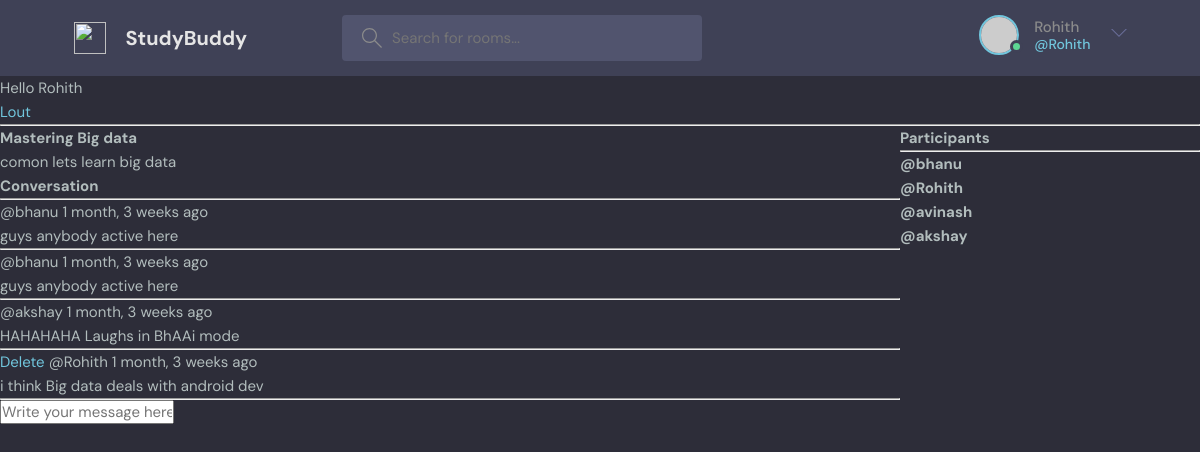
/room/5/ (signed in), run on the app's committed database.
### base/models.py (models this page shows, shortened)
class Room(models.Model):
    host = models.ForeignKey(User,on_delete=models.SET_NULL,null=True)
    topic = models.ForeignKey(Topic,on_delete=models.SET_NULL,null=True)
    name = models.CharField(max_length=200)
    description = models.TextField(null=True,blank=True)
    participants =models.ManyToManyField(User,related_name='participants',blank=True)
    updated = models.DateTimeField(auto_now=True)
    created = models.DateTimeField(auto_now_add=True)
    class Meta:
        ordering = ['-updated','-created']

class Message(models.Model):
    user = models.ForeignKey(User,on_delete=models.CASCADE)
    room = models.ForeignKey(Room,on_delete=models.CASCADE)
    body = models.TextField()
    updated = models.DateTimeField(auto_now=True)
    created = models.DateTimeField(auto_now_add=True)
    class Meta:
        ordering = ['-updated','-created']

### base/views.py (the view, shortened to what this page needs)
# urls.py: path('room/<str:pk>/',views.room,name="room"),
def room(request,pk):
    room = Room.objects.get(id=pk)
    room_messages = room.message_set.all()
    participants = room.participants.all()
    print(participants)
    context = {'room':room,'room_messages':room_messages,'participants':participants}
    return render(request,'base/room.html',context)

### base/templates/base/room.html (shortened to what this page needs)
{% extends 'main.html'%}
{% block content %}
<div class="room-container">
    <div>
        <h1>{{room.name}}</h1>
        <p>{{room.description}}</p>
        <div class="comment-wrapper">
            <h3>Conversation</h3>
            <hr>
            {% for room_message in room_messages %}
            <div class="message-wrapper">
                {% if request.user == room_message.user%}
                <a href="{% url 'delete-message' room_message.id %}">Delete</a>
                {% endif %}
                <small>@{{room_message.user}} {{room_message.created|timesince}} ago</small>
                <p>{{room_message.body}}</p>
                <hr>
            </div>
            {% endfor %}
        </div>
        {% if request.user.is_authenticated %}
        <div class="comment-form">
            <form method="POST" action="">
                <input type="text" name="body" placeholder="Write your message here..."/>
            </form>
        </div>
        {% endif %}
    </div>
    <div>
        <h3>Participants</h3>
        <hr>
        {% for user in participants %}
        <h5>@{{user.username}}</h5>
        {% endfor %}
    </div>
</div>
{% endblock %}

### templates/navbar.html (shortened to what this page needs)
<header class="header header--loggedIn">
    <div class="container">
      <a href="{% url 'home' %}" class="header__logo">
        <img src="assets/logo.svg" />
        <h1>StudyBuddy</h1>
      </a>
      <form class="header__search" method="GET" action="{% url 'home' %}">
        <label>
          <input name="q" placeholder="Search for rooms..." />
        </label>
      </form>
      <nav class="header__menu">
    {% if request.user.is_authenticated %}
        <div class="header__user">
          <a href="profile.html">
            <div class="avatar avatar--medium active">
              <img src="https://randomuser.me/api/portraits/men/37.jpg" />
            </div>
            <p> {{request.user.username}} <span>@{{request.user.username}} </span></p>
          </a>
          <button class="dropdown-button">
            <svg version="1.1" xmlns="http://www.w3.org/2000/svg" width="32" height="32" viewBox="0 0 32 32">
              <title>chevron-down</title>
              <path d="M16 21l-13-13h-3l16 16 16-16h-3l-13 13z"></path>
            </svg>
          </button>
        </div>
        {% else %}
         <a href="{% url 'login' %}">
          <img src="./assets/avatar.svg" />
          <p>Login</p>
        </a>
        {% endif %}
      </nav>
    </div>
  </header>
{% if request.user.is_authenticated %}
<p>Hello {{request.user.username}}</p>
<a href="{% url 'logout' %}">Lout</a>
{% else %}
<a href="{% url 'login' %}">Login</a>
{% endif %}
<hr>

### static/styles/style.css (style rules this page uses)
:root { --color-main: #71c6dd; --color-main-light: #e1f6fb; --color-dark: #3f4156; --color-dark-medium: #51546e; --color-dark-light: #696d97; --color-light: #e5e5e5; --color-gray: #8b8b8b; --color-light-gray: #b2bdbd; --color-bg: #2d2d39; --color-success: #5dd693; --color-error: #fc4b0b; }
* { font-family: "DM Sans", -apple-system, BlinkMacSystemFont, "Segoe UI", Roboto, Oxygen, Ubuntu, Cantarell, "Open Sans", "Helvetica Neue", sans-serif; margin: 0; padding: 0; box-sizing: border-box; text-rendering: optimizeLegibility; font-size: inherit; }
html { font-size: 56.25%; }
@media only screen and (min-width: 1200px) { html { font-size: 62.5%; } }
body { line-height: 1.6; font-weight: 400; font-size: 1.5rem; color: var(--color-light-gray); background-color: var(--color-bg); min-height: 100vh; }
img { width: 100%; }
a { display: inline-block; color: var(--color-main); text-decoration: none; }
.container { max-width: 120rem; width: 90%; margin: auto; }
.avatar { position: relative; display: inline-block; border-radius: 50%; border: 2px solid var(--color-main); }
.avatar img { display: block; border-radius: 50%; object-fit: cover; object-position: center; }
.avatar::after { content: ""; display: block; position: absolute; background-color: var(--color-gray); z-index: 111; border-radius: 50%; border: 0.3rem solid var(--color-dark); }
.avatar.active::after { background-color: var(--color-success); }
.avatar.avatar--medium img { width: 3.6rem; height: 3.6rem; border-radius: 50%; }
.avatar.avatar--medium:after { width: 0.7rem; height: 0.7rem; bottom: 0px; right: -6px; }
.header { padding: 1.5rem; background-color: var(--color-dark); }
.header > .container { display: flex; gap: 9.5rem; }
.header__logo, .header__user { display: flex; gap: 2rem; align-items: center; }
.header__logo > img { height: 3.2rem; width: 3.2rem; }
.header__logo > h1 { font-weight: 700; font-size: 2rem; color: var(--color-light); }
.header__search > label { background-color: var(--color-dark-medium); padding: 1.3rem 1rem; display: flex; align-items: center; gap: 1rem; border-radius: 4px; }
.header__search svg { fill: var(--color-gray); width: 2rem; height: 2rem; margin-left: 1rem; }
.header__search input { width: 30rem; background: transparent; border: none; outline: none; color: var(--color-light); }
.header__menu { margin-left: auto; position: relative; }
.header__menu a { display: flex; gap: 1.5rem; align-items: center; font-weight: 500; text-decoration: none; color: var(--color-gray); }
.header__menu img { height: 3.6rem; }
.header__menu p { line-height: 1.2; }
.header__menu span { color: var(--color-main); font-weight: 500; font-size: 1.4rem; display: block; }
.header__menu svg { width: 1.6rem; height: 1.6rem; fill: var(--color-dark-light); }
.dropdown-button { background: transparent; border: 0; outline: 0; cursor: pointer; }

### base/templates/base/room.html (style rules this page uses)
.room-container { display:grid; grid-template-columns: 3fr 1fr; }

### data on the page
Room: name "Mastering Big data", description "comon lets learn big data"
Message: user "bhanu", created "1 month, 3 weeks", body "guys anybody active here"
Message: user "bhanu", created "1 month, 3 weeks", body "guys anybody active here"
Message: user "akshay", created "1 month, 3 weeks", body "HAHAHAHA Laughs in BhAAi mode"
Message: shows "Delete", user "Rohith", created "1 month, 3 weeks", body "i think Big data deals with android dev"

### other printed values
{{ request.user.username }} "Rohith"
{{ user.username }} "bhanu"
{{ user.username }} "Rohith"
{{ user.username }} "avinash"
{{ user.username }} "akshay"
